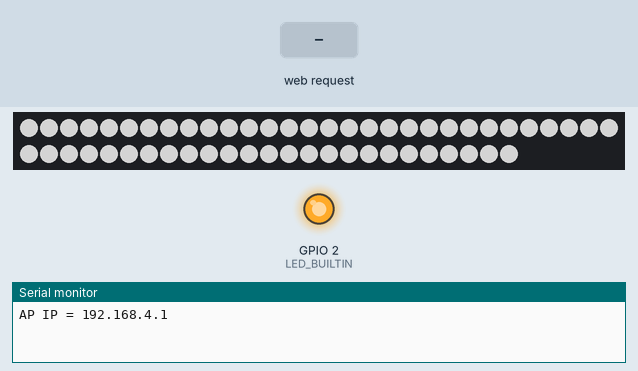
This sketch was run on a simulated ESP32. Shown: 55 RGB LEDs in strip order, left to right, continuing on the next row, output pins drawn as LEDs (lit = HIGH), the last lines printed to the serial monitor. The test bench sets the inputs (shaded band). Dim RGB values are drawn brighter than linear.

Above: at 0.75 s.
1.3 s: HTTP request GET /params?brightness=1 received
At 1.9 s:
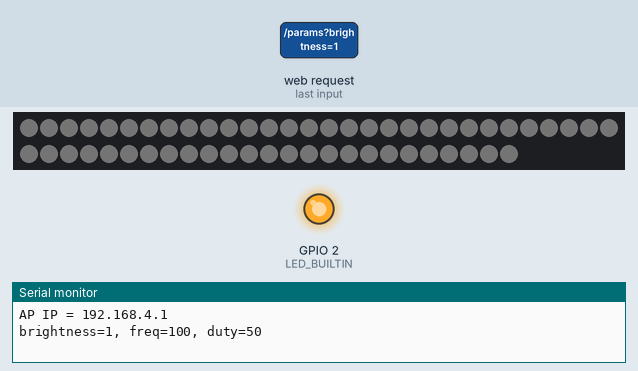
At 3.4 s:
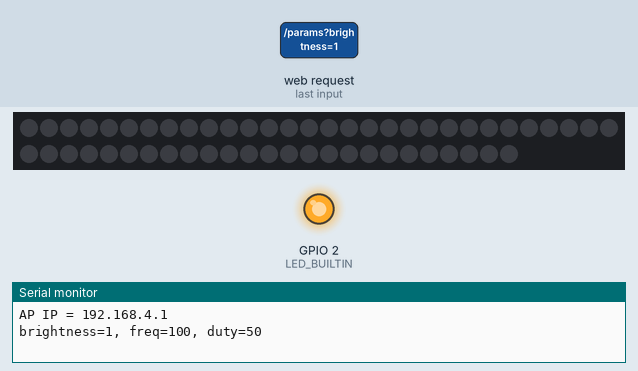
3.5 s: HTTP request GET /params?isEnabled=0 received
5.0 s: HTTP request GET /params?isEnabled=1 received
Timing chart, 0 to 8.0 s (numbered marks = the images above; inputs shaded):
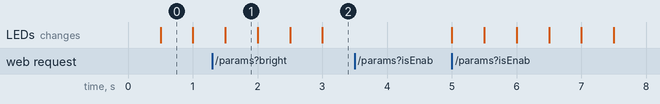

Measured:
- after the input at 1.3 s, the LEDs: change after 0.20 s (image 1)
- what the display in image 0 shows lasts 0.5 s, from 0.5 s to 1.0 s

The sketch:

StroboSex.ino
```cpp
#include <WiFi.h>
#include <WebServer.h>
#include <FastLED.h>

#define LED_CHIPSET NEOPIXEL
#define NUM_LEDS 55
#define DATA_PIN 16
#define MAX_VOLTS 5
#define MAX_AMPS 3500

IPAddress apIP(192, 168, 4, 1);
IPAddress netMsk(255, 255, 255, 0);
WebServer server(80);

// set up the block of memory that will be used for storing and manipulating the led data
CRGB leds[NUM_LEDS];

volatile bool isEnabled = true;       // [true, false]: enables/disables all lights
volatile uint8_t brightness = 128;    // [1, 255]
volatile uint16_t freq = 100;         // [100, 6000]: in centi-herz (1 Hz = 100 cHz)
volatile uint8_t dutyPct = 50;        // [1, 99]: Percentage of time the lights are on vs off in a single cycle
uint32_t lastToggleTime = 0;              // Used to track cyle timing
uint32_t onTimeMs = 500;              // Calculated value in Milliseconds to determine how long the lights should be ON in a cycle.
uint32_t offTimeMs = 500;             // Calculated value in Milliseconds to determine how long the lights should be OFF in a cycle.

void setup() {
  Serial.begin(9600);
  setupWiFi();
  setupLEDs();
  setupWebserver();
  // Turn on internal LED to indicate functioning ok.
  pinMode(LED_BUILTIN, OUTPUT);
  digitalWrite(LED_BUILTIN, HIGH);
}

void setupWiFi() {
  WiFi.mode(WIFI_AP);
  // configure the AP to use a fixed IP
  WiFi.softAPConfig(apIP, apIP, netMsk);
  WiFi.softAP("StroboSex");
  Serial.print("AP IP = ");
  Serial.println(WiFi.softAPIP());
}

void setupLEDs() {
  FastLED.addLeds<LED_CHIPSET, DATA_PIN>(leds, NUM_LEDS);
  FastLED.setBrightness(brightness);
  // just in case, cap the total power draw
  FastLED.setMaxPowerInVoltsAndMilliamps(MAX_VOLTS, MAX_AMPS);
}

void setupWebserver() {
  server.on("/", handleRoot);
  server.on("/params", handleParams);  // e.g.  http://<ip>/params?hz=12&duty=25
  server.begin();
}

// Parse requests from the web console.
void handleParams() {
  if (server.hasArg("isEnabled")) {
    isEnabled = server.arg("isEnabled").toInt() != 0;
  }

  if (server.hasArg("brightness")) {
    brightness = constrain(server.arg("brightness").toInt(), 1, 255);
    FastLED.setBrightness(brightness);
  }

  // parse & clamp frequency
  if (server.hasArg("freq")) {
    freq = constrain(server.arg("freq").toInt(), 1, 6000);
  }
  // parse & clamp duty cycle
  if (server.hasArg("duty")) {
    dutyPct = constrain(server.arg("duty").toInt(), 1, 99);
  }

  // Recompute on/off durations
  uint32_t period = 100000UL / freq;
  onTimeMs  = (period * dutyPct) / 100;
  offTimeMs = period - onTimeMs;

  String statusMsg = "brightness=" + String(brightness) + ", freq=" + String(freq) + ", duty=" + String(dutyPct);
  server.send(200, "text/plain", statusMsg);
  Serial.println(statusMsg);
}

void loop() {
  // Handle any web console input.
  server.handleClient();

  // skip if disabled
  if (!isEnabled) {
    fill_solid(leds, NUM_LEDS, CRGB::Black);
    FastLED.show();
    return;
  }

  uint32_t now = millis();
  static bool ledOn = false;
  uint32_t targetDuration = ledOn ? onTimeMs : offTimeMs;

  if (now - lastToggleTime >= targetDuration) {
    ledOn = !ledOn;
    fill_solid(leds, NUM_LEDS, ledOn ? CRGB::White : CRGB::Black);
    FastLED.show();
    lastToggleTime = now;
  }

}


// Serve the web control panel.
void handleRoot() {
  server.send(200, "text/html; charset=utf-8", R"rawliteral(

<!DOCTYPE html>
<html>
<head>
  <meta charset="UTF-8">
  <meta name="viewport" content="viewport-fit=cover, width=device-width, initial-scale=1.0, minimum-scale=1.0, maximum-scale=1.0, user-scalable=no"/>
  <title>Strobo Sex</title>
  <style>
    :root {
      --slider-height: 250px;
      --slider-width: 75px;
    }
    /* prevent double-tap and pinch zoom on modern browsers */
    html, body {
      touch-action: pan-y;
    }
    body {
      font-size: 1.2em;
      padding: 0;
      margin: 0;
      font-family: helvetica, arial;
    }
    label { display: block; margin: 1em 0 .2em; }
    input[type=number] {
      font-size: 1.2em;
      width: var(--slider-width);
      padding: 5px;
      text-align: right;
    }
    h3 { margin: 0; }
    #status {
      display: inline-block;
      background-color: #eee;
      padding: 10px;
    }
    .faders {
      display: flex;
      justify-content: space-between;  /* even spacing */
      align-items: flex-end;           /* bottoms aligned */
      width: 100%;
      box-sizing: border-box;
    }
    .fader {
      display: flex;
      flex-direction: column;
      align-items: center;
      flex: 1;                         /* all three take equal space */
    }
    .fader label {
      margin-bottom: 0.5em;
    }
    .fader > * {
      margin: 0;
      margin-bottom: 10px;
      padding: 0;
    }
    /* the wrapper that *defines* the visible slider’s box */
    .slidecontainer {
      position: relative;
      width: var(--slider-width);
      height: var(--slider-height);
    }
    /* the actual <input>, rotated inside its container */
    .slidecontainer .slider {
      position: absolute;
      top: var(--slider-height);
      left: 0;
      width: var(--slider-height);
      height: var(--slider-width);
      transform: rotate(-90deg);
      transform-origin: 0 0;
      -webkit-appearance: none;
      appearance: none;
      background: #eee;
      outline: none;
      border-radius: 10px;
      margin: 0;
    }
    .slidecontainer .slider::-webkit-slider-thumb {
      -webkit-appearance: none;
      width: 50px;  /* actually the height b/c of rotation */
      height: var(--slider-width);
      background: #999;
      cursor: pointer;
      border-radius: 10px;
    }
    .fader button {
      background: #999;
      border-radius: 10px;
      height: 50px;
      width: var(--slider-width);
      color: #fff;
      font-size: 35px;
    }
    .fader button:active {
      background: #aaa;
      transform: translateY(2px);
    }
    #heading {
      padding: 1rem;
    }
    #freq {
      border: none;
      color: #999;
    }
  </style>
</head>
<body>
  <div id="heading">
    <h3>Strobo Sex</h3>
    Centi-Herz Value: <input type="number" id="freq" min="1" max="6000" readonly/>
    <label style="position: absolute; top: 20px; right: 20px;">
      <input type="checkbox" id="isEnabledToggle" checked onchange="syncAndSend(true)">
      Enabled
    </label>
    <div id="status"></div>
  </div>
  <div class="faders">
    <div class="fader">
      <label for="sliderHz">Hz</label>
      <input id="numHz" type="number" min="1" max="60" value="1" oninput="syncAndSend(false)">
      <div class="slidecontainer"><input id="sliderHz" class="slider" type="range" min="1" max="60" value="1" oninput="syncAndSend(true)"/></div>
      <button type="button" onclick="step('Hz', 1)">▲</button>
      <button type="button" onclick="step('Hz', -1)">▼</button>
    </div>
    <div class="fader">
      <label for="sliderDHz">Hz Decimal</label>
      <input id="numDHz" type="number" min="0" max="99" value="0" oninput="syncAndSend(false)">
      <div class="slidecontainer"><input id="sliderDHz" class="slider" type="range" min="0" max="99" value="0" oninput="syncAndSend(true)"/></div>
      <button type="button" onclick="step('DHz', 1)">▲</button>
      <button type="button" onclick="step('DHz', -1)">▼</button>
    </div>
    <div class="fader">
      <label for="sliderDuty">Duty Cycle</label>
      <input id="numDuty" type="number" min="10" max="90" value="50" oninput="syncAndSend(false)">
      <div class="slidecontainer"><input id="sliderDuty"class="slider" type="range" min="10" max="90" value="50" oninput="syncAndSend(true)"/></div>
      <button type="button" onclick="step('Duty', 1)">▲</button>
      <button type="button" onclick="step('Duty', -1)">▼</button>
    </div>
    <div class="fader">
      <label for="sliderBrightness">Brightness</label>
      <input id="numBrightness" type="number" min="1" max="100" value="50" oninput="syncAndSend(false)">
      <div class="slidecontainer"><input id="sliderBrightness"class="slider" type="range" min="1" max="100" value="50" oninput="syncAndSend(true)"/></div>
      <button type="button" onclick="step('Brightness', 1)">▲</button>
      <button type="button" onclick="step('Brightness', -1)">▼</button>
    </div>
  </div>

  <script>
  window.addEventListener('load', function() {
    const freq             = document.getElementById('freq');
    const status           = document.getElementById('status');
    const isEnabledToggle  = document.getElementById('isEnabledToggle');
    // sliders
    const sliderHz         = document.getElementById('sliderHz');
    const numHz            = document.getElementById('numHz');
    const sliderDHz        = document.getElementById('sliderDHz');
    const numDHz           = document.getElementById('numDHz');
    const sliderDuty       = document.getElementById('sliderDuty');
    const numDuty          = document.getElementById('numDuty');
    const sliderBrightness = document.getElementById('sliderBrightness');
    const numBrightness    = document.getElementById('numBrightness');

    function parseInput(val, min, max) {
      const numVal = parseInt(val) || 0;
      const minVal = parseInt(min);
      const maxVal = parseInt(max);
      return Math.max( Math.min(numVal, maxVal), minVal );
    }

    function step(sliderSuffix, delta) {
      const slider = document.getElementById('slider' + sliderSuffix);
      const sliderVal = parseInt(slider.value);
      const deltaVal = parseInt(delta);
      slider.value = sliderVal + deltaVal;
      syncAndSend(true);
    }

    function syncAndSend(touchedSlider) {
      if (touchedSlider) {
        numHz.value   = sliderHz.value;
        numDHz.value  = sliderDHz.value;
        numDuty.value = sliderDuty.value;
        numBrightness.value = sliderBrightness.value;
      } else {
        sliderHz.value   = parseInput(numHz.value, sliderHz.min, sliderHz.max);
        sliderDHz.value  = parseInput(numDHz.value, sliderDHz.min, sliderDHz.max);
        sliderDuty.value = parseInput(numDuty.value, sliderDuty.min, sliderDuty.max);
        sliderBrightness.value = parseInput(numBrightness.value, sliderBrightness.min, sliderBrightness.max);

        // force back to valid range
        numHz.value = sliderHz.value;
        numDHz.value = sliderDHz.value;
        numDuty.value = sliderDuty.value;
        numBrightness.value = sliderBrightness.value;
      }
      // update combined value display
      freq.value = parseInt(sliderHz.value) * 100 + parseInt(sliderDHz.value);
      const isEnabled = isEnabledToggle.checked ? 1 : 0;
      const brightness = parseInt(sliderBrightness.value)/100 * 255;

      const url = `/params?freq=${freq.value}&duty=${numDuty.value}&brightness=${brightness}&isEnabled=${isEnabled}`;
      // fire the update and handle response
      fetch(url, { method: 'GET', cache: 'no-store', mode: 'same-origin', })
        .then(resp => {
          if (!resp.ok) throw new Error(`HTTP ${resp.status}`);
          return resp.text();
        })
        .then(txt => {
          status.textContent = `😊: ${txt.trim()}`;
          status.style.color = 'green';
        })
        .catch(err => {
          status.textContent = `😵 ERROR: ${err.message}`;
          status.style.color = 'red';
        });
    }

    window.syncAndSend = syncAndSend;
    window.step = step;
    syncAndSend(false);  // initial sync (no fetch on load)
  });
  </script>
</body>
</html>

  )rawliteral");
}
```
